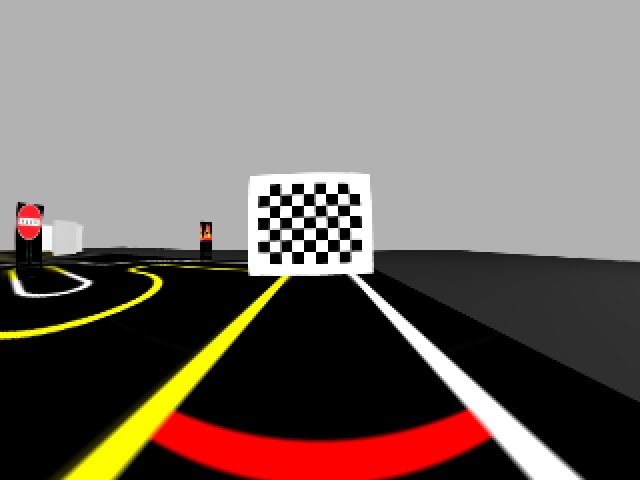
#> input picture ma_ah_perception/scripts/utils/calibration_img/img0.png, 640 x 480 px; its folder holds only this picture in this run
$ python -i undistort.py   (imports and definitions only)
#> lines starting #> are read from the running program, lines starting #| are printed output that depends on the picture
#> further down, picture is the input picture: shape (480, 640, 3); mean B, G, R 103.3, 109.7, 121.2
import numpy as np
import cv2
import glob
import yaml
import os


def undistort_func(frame):
    filePath = __file__
    path, filename = os.path.split(filePath)
    #print("Script file path is {}, filename is {}".format(path, filename))
    yaml_path = path + "/Calibration_result.yaml"
    # load
    with open(yaml_path) as f:
        yaml_data = yaml.load(f, Loader=yaml.SafeLoader)
    #print(yaml_data)

    camera_matrix = yaml_data['Camera matrix']
    dist_str = yaml_data['Distortion coefficient']

    #print("-----------")

    mtx_list = camera_matrix.split(',')

    list_of_mtx = []

    for i in range(3):
        sub_list = []
        for j in range(3):
            #print(3*i + j)
            sub_list.append(float(mtx_list[3*i + j]))
        list_of_mtx.append(sub_list)
    mtx = np.array(list_of_mtx)

    dist_list = dist_str.split(',')

    list_of_dist = []

    for i in range(5):
        list_of_dist.append(float(dist_list[i]))
    dist = np.array([list_of_dist])

    # print(mtx)
    # print(dist)

    h, w = frame.shape[:2]
#> h = 480; w = 640
    newcameramtx, roi = cv2.getOptimalNewCameraMatrix(mtx, dist, (w, h), 0)
#> roi = (0, 0, 639, 479)

    dst = cv2.undistort(frame, mtx, dist, None, newcameramtx)  ## 함수를 쓴 이미지
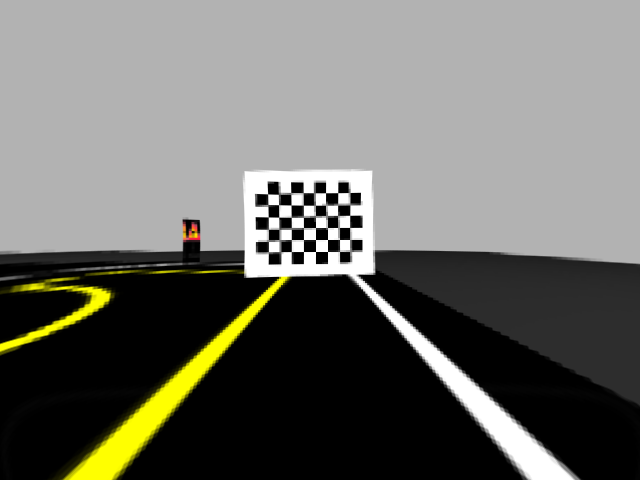
#> dst: shape (480, 640, 3); mean B, G, R 103.7, 110.3, 110.4

    return dst

>>> import cv2
>>> picture = cv2.imread('calibration_img/img0.png')
>>> result = undistort_func(picture)

$ run again, on ma_ah_perception/scripts/utils/calibration_img/img1.png
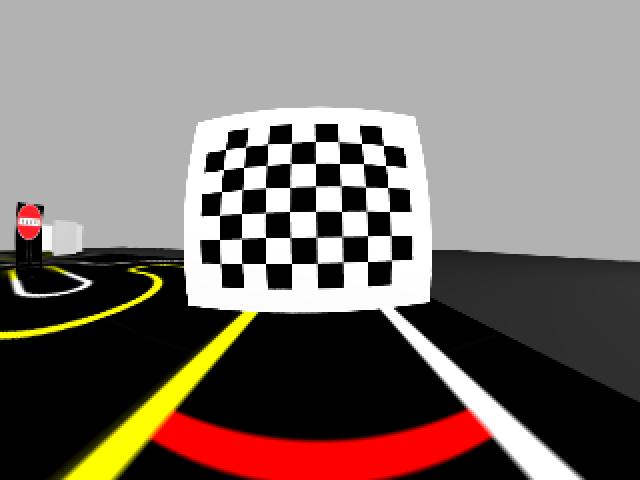
#> input picture ma_ah_perception/scripts/utils/calibration_img/img1.png, 640 x 480 px
#> picture is the input picture: shape (480, 640, 3); mean B, G, R 108.1, 114, 125.4
#> in undistort_func, `dst = cv2.undistort(frame, mtx, dist, None, newcameramtx)`:
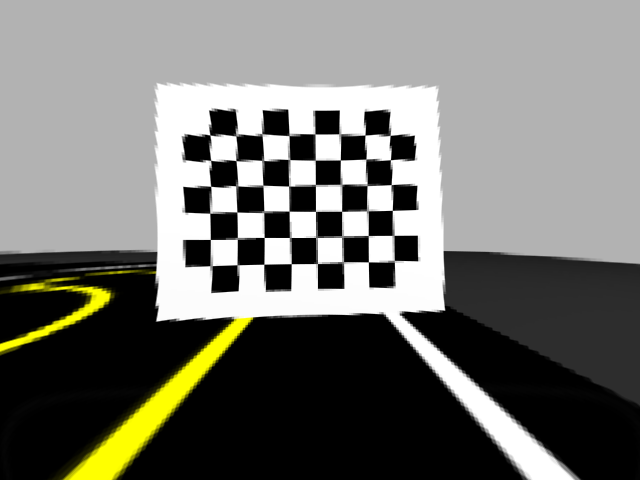
#> dst: shape (480, 640, 3); mean B, G, R 111.5, 117.6, 117.6

$ run again, on ma_ah_perception/scripts/utils/calibration_img/img10.png
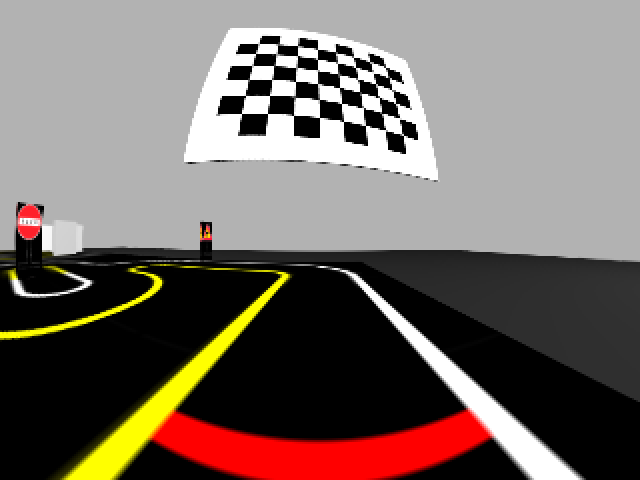
#> input picture ma_ah_perception/scripts/utils/calibration_img/img10.png, 640 x 480 px
#> picture is the input picture: shape (480, 640, 3); mean B, G, R 101.8, 108.2, 119.7
#> in undistort_func, `dst = cv2.undistort(frame, mtx, dist, None, newcameramtx)`:
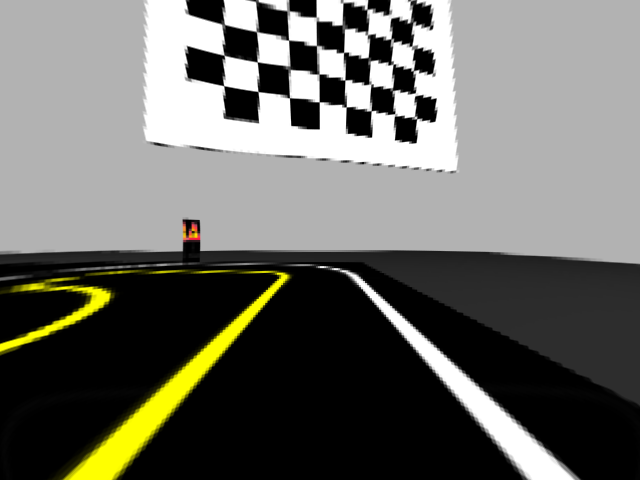
#> dst: shape (480, 640, 3); mean B, G, R 101.2, 107.9, 108

$ run again, on ma_ah_perception/scripts/utils/calibration_img/img11.png
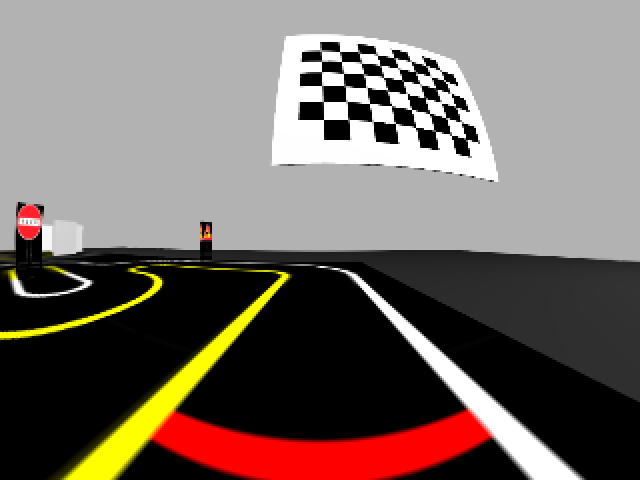
#> input picture ma_ah_perception/scripts/utils/calibration_img/img11.png, 640 x 480 px
#> picture is the input picture: shape (480, 640, 3); mean B, G, R 101.8, 108.2, 119.7
#> in undistort_func, `dst = cv2.undistort(frame, mtx, dist, None, newcameramtx)`:
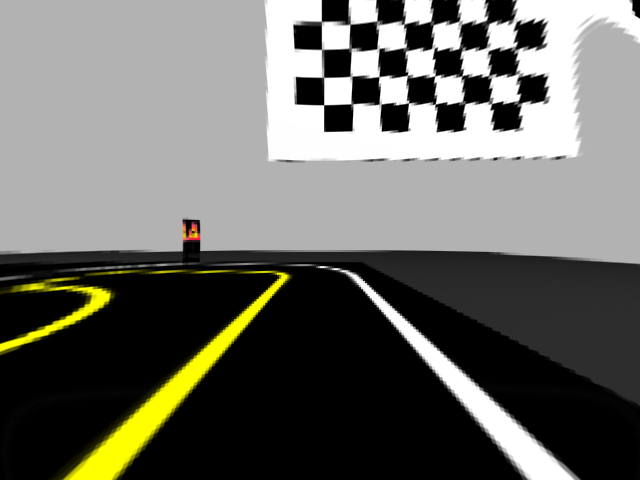
#> dst: shape (480, 640, 3); mean B, G, R 101.4, 108.1, 108.2
